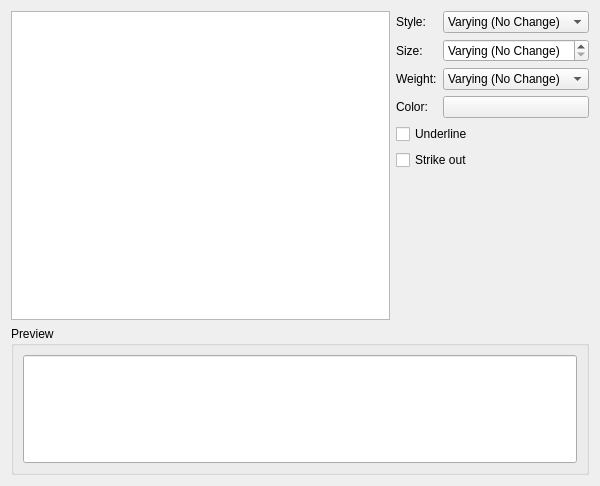
<?xml version="1.0" encoding="UTF-8"?>
<ui version="4.0">
 <author>The KSpread Team &lt;calligra-devel@kde.org&gt;</author>
 <comment>This file is part of the KDE project
Copyright (C) 2006 The KSpread Team &lt;calligra-devel@kde.org&gt;

This library is free software; you can redistribute it and/or
modify it under the terms of the GNU Library General Public
License as published by the Free Software Foundation; either
version 2 of the License, or (at your option) any later version.

This library is distributed in the hope that it will be useful,
but WITHOUT ANY WARRANTY; without even the implied warranty of
MERCHANTABILITY or FITNESS FOR A PARTICULAR PURPOSE.  See the
GNU Library General Public License for more details.

You should have received a copy of the GNU Library General Public
License along with this library; see the file COPYING.LIB.  If not,
write to the Free Software Foundation, Inc., 51 Franklin Street,
Fifth Floor, Boston, MA 02110-1301, USA.</comment>
 <class>Calligra::Sheets::FontWidget</class>
 <widget class="QWidget" name="FontWidget">
  <property name="geometry">
   <rect>
    <x>0</x>
    <y>0</y>
    <width>600</width>
    <height>486</height>
   </rect>
  </property>
  <property name="whatsThis">
   <string>You can select here the font style, size and color, including some additional options like underlined or stroke out text for the current cell text. The lower part of the page gives a preview of the selected text format.
The default font is set for all cells in the Format -&gt; Style Manager menu with the currently used style.</string>
  </property>
  <layout class="QGridLayout">
   <item row="0" column="1">
    <layout class="QGridLayout">
     <item row="0" column="1">
      <widget class="QComboBox" name="style_combo">
       <property name="whatsThis">
        <string>Choose the style for your font for the currently selected cells. When you select several cells with different styles, the displayed style is set to Varying (No Change) and leaving it that way will keep all your current style settings for each cell. Changing to Roman for example will change all the selected cells style text to Roman.</string>
       </property>
       <property name="insertPolicy">
        <enum>QComboBox::InsertAtBottom</enum>
       </property>
       <item>
        <property name="text">
         <string>Varying (No Change)</string>
        </property>
       </item>
       <item>
        <property name="text">
         <string>Roman</string>
        </property>
       </item>
       <item>
        <property name="text">
         <string>Italic</string>
        </property>
       </item>
      </widget>
     </item>
     <item row="2" column="1">
      <widget class="QComboBox" name="weight_combo">
       <property name="whatsThis">
        <string>Choose the weight for your font for the currently selected cells. When you select several cells with different font weight, the displayed weight is set to Varying (No Change) and leaving it that way will keep all your current weight settings for each cell. Changing to Bold for example will change all the selected cells font weight to Bold.</string>
       </property>
       <property name="insertPolicy">
        <enum>QComboBox::InsertAtBottom</enum>
       </property>
       <item>
        <property name="text">
         <string>Varying (No Change)</string>
        </property>
       </item>
       <item>
        <property name="text">
         <string>Normal</string>
        </property>
       </item>
       <item>
        <property name="text">
         <string>Bold</string>
        </property>
       </item>
      </widget>
     </item>
     <item row="3" column="0">
      <widget class="QLabel" name="textLabel4">
       <property name="text">
        <string>Color:</string>
       </property>
      </widget>
     </item>
     <item row="4" column="0" colspan="2">
      <widget class="Calligra::Sheets::LayoutCheckbox" name="underline">
       <property name="whatsThis">
        <string>If this is checked, the current cell text will be underlined.</string>
       </property>
       <property name="text">
        <string>Underline</string>
       </property>
      </widget>
     </item>
     <item row="1" column="0">
      <widget class="QLabel" name="textLabel2">
       <property name="text">
        <string>Size:</string>
       </property>
      </widget>
     </item>
     <item row="2" column="0">
      <widget class="QLabel" name="textLabel3">
       <property name="text">
        <string>Weight:</string>
       </property>
      </widget>
     </item>
     <item row="0" column="0">
      <widget class="QLabel" name="textLabel1">
       <property name="text">
        <string>Style:</string>
       </property>
      </widget>
     </item>
     <item row="3" column="1">
      <widget class="KColorButton" name="textColorButton">
       <property name="whatsThis">
        <string>Choose the color for the current cell text. Clicking on the color bar will bring you the standard KDE Select Color dialog where you will be able to choose the new color.</string>
       </property>
       <property name="text">
        <string/>
       </property>
      </widget>
     </item>
     <item row="5" column="0" colspan="2">
      <widget class="Calligra::Sheets::LayoutCheckbox" name="strike">
       <property name="whatsThis">
        <string>This will strike out the current cell text if this is checked.</string>
       </property>
       <property name="text">
        <string>Strike out</string>
       </property>
      </widget>
     </item>
     <item row="1" column="1">
      <widget class="QSpinBox" name="size_spinner">
       <property name="whatsThis">
        <string>Choose the font size.</string>
       </property>
       <property name="specialValueText">
        <string>Varying (No Change)</string>
       </property>
       <property name="maximum">
        <number>999</number>
       </property>
      </widget>
     </item>
    </layout>
   </item>
   <item row="1" column="1">
    <spacer>
     <property name="orientation">
      <enum>Qt::Vertical</enum>
     </property>
     <property name="sizeType">
      <enum>QSizePolicy::Expanding</enum>
     </property>
     <property name="sizeHint" stdset="0">
      <size>
       <width>20</width>
       <height>41</height>
      </size>
     </property>
    </spacer>
   </item>
   <item row="0" column="0" rowspan="2">
    <widget class="QListWidget" name="family_combo">
     <property name="whatsThis">
      <string>This box lists all your available font families. Click on one family to set it in the current cell.</string>
     </property>
    </widget>
   </item>
   <item row="2" column="0" colspan="2">
    <widget class="QGroupBox" name="groupBox1">
     <property name="title">
      <string>Preview</string>
     </property>
     <layout class="QHBoxLayout">
      <item>
       <widget class="KLineEdit" name="example_label">
        <property name="sizePolicy">
         <sizepolicy hsizetype="Expanding" vsizetype="MinimumExpanding">
          <horstretch>0</horstretch>
          <verstretch>0</verstretch>
         </sizepolicy>
        </property>
        <property name="whatsThis">
         <string>You can see a preview of the font you are choosing for the current cell.</string>
        </property>
        <property name="alignment">
         <set>Qt::AlignHCenter</set>
        </property>
       </widget>
      </item>
     </layout>
    </widget>
   </item>
  </layout>
 </widget>
 <customwidgets>
  <customwidget>
   <class>KLineEdit</class>
   <extends>QLineEdit</extends>
   <header>klineedit.h</header>
  </customwidget>
  <customwidget>
   <class>KColorButton</class>
   <extends>QPushButton</extends>
   <header>kcolorbutton.h</header>
  </customwidget>
  <customwidget>
   <class>Calligra::Sheets::LayoutCheckbox</class>
   <extends>QCheckBox</extends>
   <header>ui/dialogs/LayoutWidgets.h</header>
  </customwidget>
 </customwidgets>
 <tabstops>
  <tabstop>family_combo</tabstop>
  <tabstop>style_combo</tabstop>
  <tabstop>size_spinner</tabstop>
  <tabstop>weight_combo</tabstop>
  <tabstop>textColorButton</tabstop>
  <tabstop>underline</tabstop>
  <tabstop>strike</tabstop>
  <tabstop>example_label</tabstop>
 </tabstops>
 <resources/>
 <connections/>
</ui>
